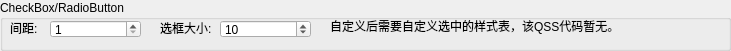
        <widget class="QGroupBox" name="groupBox_10">
         <property name="geometry">
          <rect>
           <x>10</x>
           <y>630</y>
           <width>731</width>
           <height>51</height>
          </rect>
         </property>
         <property name="title">
          <string>CheckBox/RadioButton</string>
         </property>
         <widget class="QSpinBox" name="spinBox_21">
          <property name="geometry">
           <rect>
            <x>50</x>
            <y>20</y>
            <width>91</width>
            <height>18</height>
           </rect>
          </property>
          <property name="minimum">
           <number>1</number>
          </property>
          <property name="maximum">
           <number>50</number>
          </property>
          <property name="value">
           <number>1</number>
          </property>
         </widget>
         <widget class="QLabel" name="label_56">
          <property name="geometry">
           <rect>
            <x>10</x>
            <y>20</y>
            <width>51</width>
            <height>16</height>
           </rect>
          </property>
          <property name="text">
           <string>间距:</string>
          </property>
         </widget>
         <widget class="QSpinBox" name="spinBox_22">
          <property name="geometry">
           <rect>
            <x>220</x>
            <y>20</y>
            <width>91</width>
            <height>18</height>
           </rect>
          </property>
          <property name="minimum">
           <number>1</number>
          </property>
          <property name="maximum">
           <number>50</number>
          </property>
          <property name="value">
           <number>10</number>
          </property>
         </widget>
         <widget class="QLabel" name="label_57">
          <property name="geometry">
           <rect>
            <x>160</x>
            <y>20</y>
            <width>51</width>
            <height>16</height>
           </rect>
          </property>
          <property name="text">
           <string>选框大小:</string>
          </property>
         </widget>
         <widget class="QLabel" name="label_58">
          <property name="geometry">
           <rect>
            <x>330</x>
            <y>10</y>
            <width>301</width>
            <height>31</height>
           </rect>
          </property>
          <property name="text">
           <string>自定义后需要自定义选中的样式表，该QSS代码暂无。</string>
          </property>
         </widget>
        </widget>
